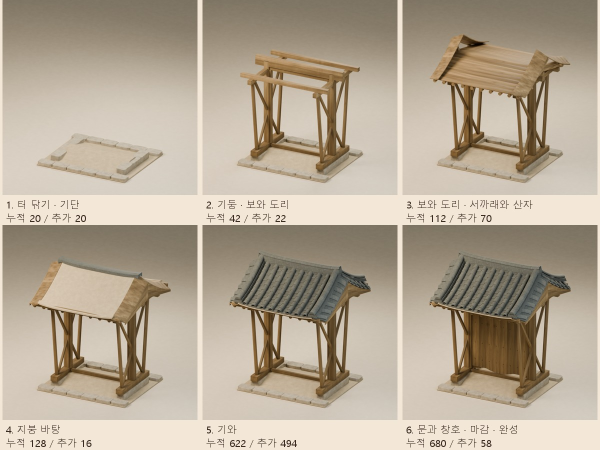
#> input picture assets_source/hanok/ildu_canonical_20261021/construction/left-contact-sheet.jpg, 1200 x 900 px (shown at 1/2 size)
$ python apply_paper_grain.py ../assets_source/hanok/ildu_canonical_20261021/construction/left-contact-sheet.jpg
#> lines starting #> are read from the running program, lines starting #| are printed output that depends on the picture
"""종이/인쇄물 그레인 후처리 — 일러스트 세트 공통 파이프라인 (2026-08-14 §I).

Jin 피드백("벡터같이 깨끗함 — 인쇄물 질감 원함")의 해법. 재생성(크레딧+스타일
드리프트) 대신 로컬 후처리로: 미세 가우시안 입자(fine, 인쇄 그레인) + 1/6 해상도
저주파 노이즈 확대(coarse, 한지 섬유 얼룩)를 **휘도에만** 더한다 (색상 불변).

사용 (venv 에 pillow numpy 필요):
    python3 -m venv .grain-venv && .grain-venv/bin/pip install pillow numpy
    .grain-venv/bin/python scripts/apply_paper_grain.py foo.jpg bar.jpg
    → foo.grain.jpg ... 생성 후 `cwebp -q 84` 로 재인코딩해 규약 경로에 드롭.

강도 튜닝: fine(기본 5.0)=입자 거칠기, coarse(4.0)=얼룩 대비. 현재 번들
38장(activities 24 + packs 14)은 기본값으로 처리했다.
그레인은 엔트로피를 늘려 webp 가 커진다(≈60→87KB/장) — 의도적 트레이드오프.
"""

import sys

import numpy as np
from PIL import Image


def grain(path, out, fine=5.0, coarse=4.0, seed=7):
#> called with fine = 5, coarse = 4, seed = 7
    img = np.asarray(Image.open(path).convert('RGB')).astype(np.float32)
    h, w = img.shape[:2]
#> h = 900; w = 1200
    rng = np.random.default_rng(seed + h + w)
    g_fine = rng.normal(0, fine, (h, w))
    small = rng.normal(0, coarse, (max(h // 6, 1), max(w // 6, 1)))
    g_coarse = np.asarray(
        Image.fromarray(
            ((small - small.min()) / (np.ptp(small) + 1e-6) * 255).astype('uint8')
        ).resize((w, h), Image.BILINEAR),
        dtype=np.float32,
    )
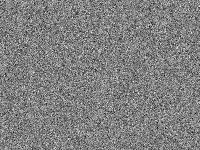
#> small: shape (150, 200) float64; min -15.79, max 15.42, mean -0.0458; drawn with min black and max white
    g_coarse = (g_coarse / 255.0 - 0.5) * 2 * coarse
    noise = (g_fine + g_coarse)[..., None]
    Image.fromarray(np.clip(img + noise, 0, 255).astype('uint8')).save(out, quality=93)


if __name__ == '__main__':
    for name in sys.argv[1:]:
        stem = name.rsplit('.', 1)[0]
        grain(name, f'{stem}.grain.jpg')
        print(stem, 'done')

$ run again, on assets_source/hanok/ildu_canonical_20261021/construction/shrine-contact-sheet.jpg
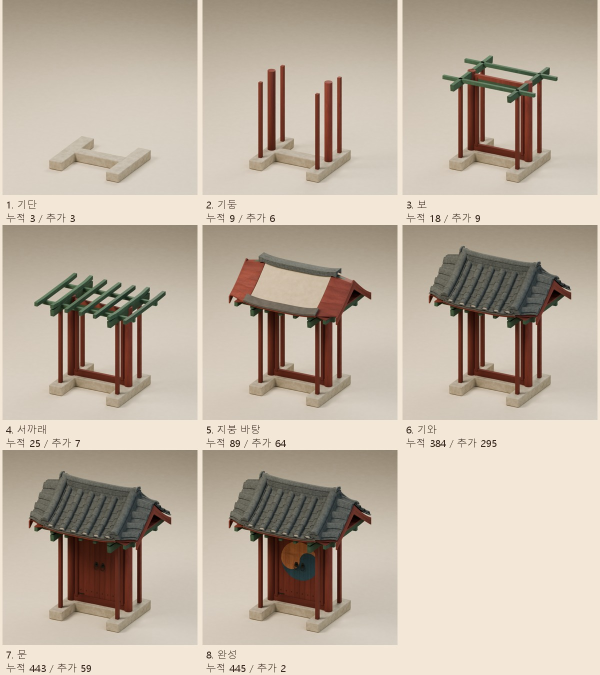
#> input picture assets_source/hanok/ildu_canonical_20261021/construction/shrine-contact-sheet.jpg, 1200 x 1350 px (shown at 1/2 size)
#> in grain, `g_coarse = np.asarray( Image.fromarray( ((small - small.min()) / (np.p..`:
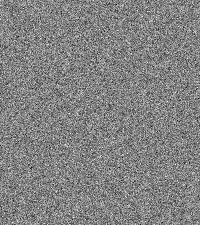
#> small: shape (225, 200) float64; min -16.51, max 15.59, mean -0.0148; drawn with min black and max white
